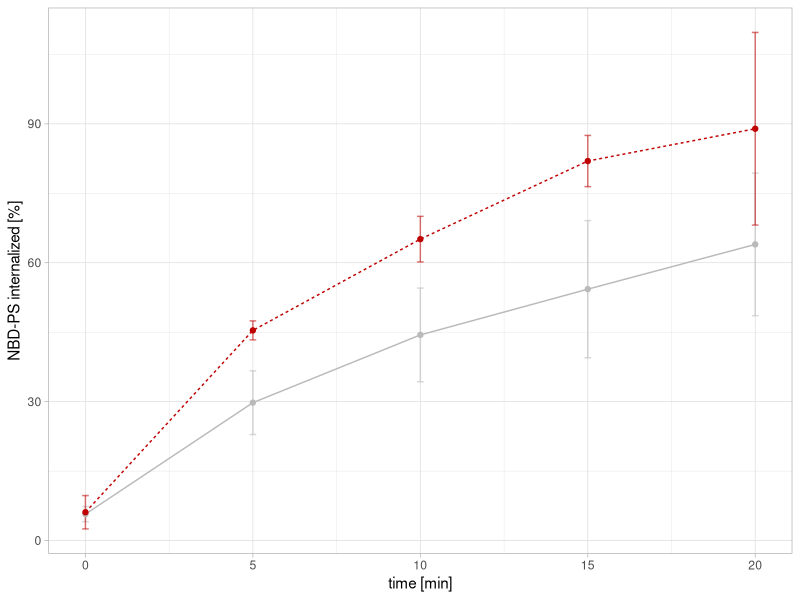
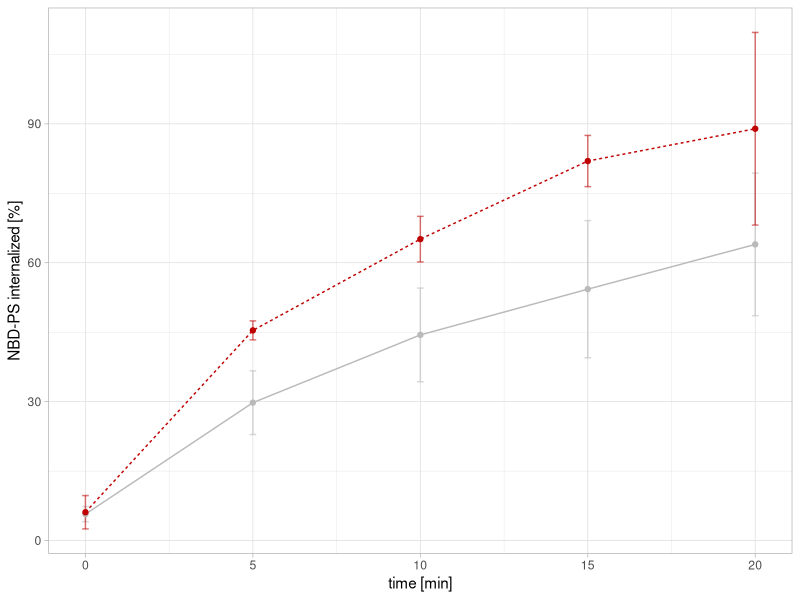

Write the R code that produced these figures, in order.
library(ggplot2)
library(ggpubr)
library(openxlsx)
library(data.table)
library(dplyr)

theme_set(theme_light())

PS <- read.xlsx("Flow cytometry_Flippase.xlsx")
# PS_control <- filter(PS, treatment == "control")
# PS_CDNB <- filter(PS, treatment == "CDNB")

ggplot(PS, aes(time, FL1)) + 
  
  geom_errorbar(
    
    aes(
      ymin = FL1 - SD, 
      ymax = FL1 + SD,
      width = 0.2,
      alpha = 0.2,
      col = factor(treatment, levels = c("control", "CDNB"))
    )
    
  ) +
  
  geom_line(
    
    aes(col = factor(treatment, levels = c("control", "CDNB")), 
        linetype = factor(treatment, levels = c("control", "CDNB"))
        )
    
  ) +
  
  geom_point(
    
    aes(col = factor(treatment, levels = c("control", "CDNB")))
    
  ) +
  
  scale_color_manual(
    
    values = c("#bababa", "#bf0202")
    
  ) +
  
  labs(
    x = "time [min]", 
    y = "NBD-PS internalized [%]"
    
  ) +
  
  theme(legend.position = "NA")
  

ggsave("flippase.tiff", path = "C:/Users/paubus/OneDrive - Universität Zürich UZH/Documents/GitHub/R-graphs/Graphs and figures", units = "in", dpi=300, compression = 'lzw', width = 6, height = 4)